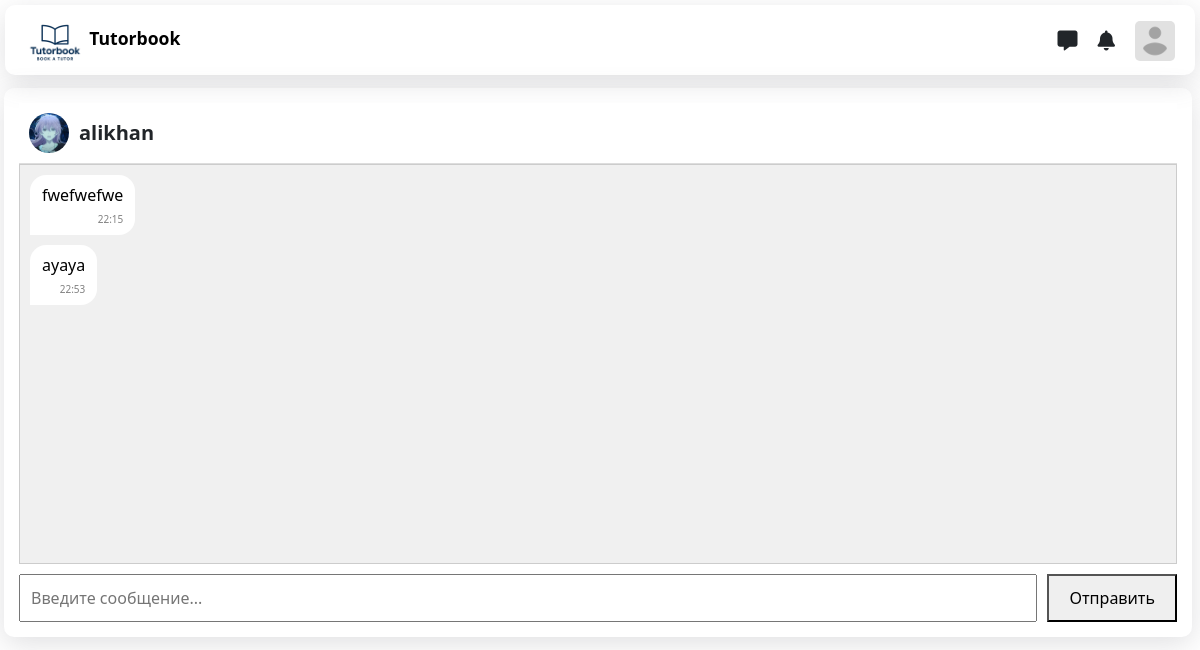
The page /chat/chat/1/ (signed in) on the database its author committed.
### teacher/models.py (models this page shows, shortened)
class Teacher(models.Model):
    user = models.OneToOneField(settings.AUTH_USER_MODEL, on_delete=models.CASCADE)
    bio = models.TextField()
    subject = models.ManyToManyField(Subject)
    price_per_hous = models.IntegerField()
    work_experience = models.IntegerField()
    avatar = models.ImageField(upload_to='avatars', default='avatar_threshold.png')
    education = models.CharField(max_length=255, verbose_name="Образование", blank=True)
    video_intro = models.URLField(blank=True, null=True)
    languages = models.CharField(max_length=255, blank=True, verbose_name="Языки преподавания")
    rating = models.FloatField(default=0.0, null=True, blank=True)
    review_count = models.PositiveIntegerField(default=0, null=True, blank=True)

### chat/models.py (models this page shows)
class ChatRoom(models.Model):
    student = models.ForeignKey(Student, on_delete=models.CASCADE)
    teacher = models.ForeignKey(Teacher, on_delete=models.CASCADE)
    created_at = models.DateTimeField(auto_now_add=True)

class Message(models.Model):
    chatroom = models.ForeignKey(ChatRoom, on_delete=models.CASCADE,related_name='messages' )
    sender = models.ForeignKey(CustomUser, on_delete=models.CASCADE)
    text = models.TextField()
    timestamp = models.DateTimeField(auto_now_add=True)

### student/models.py (models this page shows, shortened)
class Student(models.Model):
    user = models.OneToOneField(settings.AUTH_USER_MODEL, on_delete=models.CASCADE)
    avatar = models.ImageField(upload_to='static/images/avatars', default='static/images/avatar_threshold.png')

### user/models.py (models this page shows, shortened)
class CustomUser(AbstractUser):
    STUDENT = 'student'
    TEACHER = 'teacher'
    ROLE_CHOICES = [
        (STUDENT, 'Студент'),
        (TEACHER, 'Учитель'),
    ]
    role = models.CharField(max_length=10, choices=ROLE_CHOICES, default=STUDENT)
    phone_number = models.CharField(max_length=20, unique=True, null=True, blank=True)

### chat/views.py (the view)
# urls.py: path('chat/<int:room_id>/', views.chat_room, name='chat_room'),
def chat_room(request, room_id):
    room = get_object_or_404(ChatRoom, id=room_id)
    if request.user != room.student.user and request.user != room.teacher.user:
        return render(request, '403.html')  # Страница ошибки доступа
    messages = room.messages.order_by('timestamp')
    context = {
        'room': room,
        'messages': messages,
    }
    return render(request, 'chat/lobby.html', context)

### chat/context_processors.py (called while the page is built)
def dialogs_processor(request):
    if not request.user.is_authenticated:
        return {}
    dialogs = []
    try:
        student = Student.objects.get(user=request.user)
        dialogs = ChatRoom.objects.filter(student=student).order_by('-id')
    except Student.DoesNotExist:
        try:
            teacher = Teacher.objects.get(user=request.user)
            dialogs = ChatRoom.objects.filter(teacher=teacher).order_by('-id')
        except Teacher.DoesNotExist:
            dialogs = []
    return {'navbar_dialogs': dialogs}

### student/context_processors.py (called while the page is built)
def user_profile_context(request):
    student_profile = None
    teacher_profile = None
    if request.user.is_authenticated:
        try:
            student_profile = Student.objects.get(user=request.user)
        except Student.DoesNotExist:
            pass
        try:
            teacher_profile = Teacher.objects.get(user=request.user)
        except Teacher.DoesNotExist:
            pass
    return {
        'student_profile': student_profile,
        'teacher_profile': teacher_profile,
    }

### chat/templates/chat/lobby.html (shortened to what this page needs)
{% extends "base.html" %}
{% load static %}
{% block content %}
<div class="chat-header">
    {% if request.user == room.student.user %}
        <img src="{% if room.teacher.avatar %}{{ room.teacher.avatar.url }}{% else %}{% static 'default_avatar.png' %}{% endif %}" alt="Avatar" class="chat-avatar">
        <h2 class="chat-username">{{ room.teacher.user.username }}</h2>
    {% else %}
        <img src="{% if room.student.avatar %}{{ room.student.avatar.url }}{% else %}{% static 'default_avatar.png' %}{% endif %}" alt="Avatar" class="chat-avatar">
        <h2 class="chat-username">{{ room.student.user.username }}</h2>
    {% endif %}
</div>
<div id="chat-log" class="chat-log">
    {% for message in messages %}
        <div class="{% if message.sender.id == request.user.id %}message-sent{% else %}message-received{% endif %}">
            <div class="message-text">
                {{ message.text }}
            </div>
            <div class="message-time">
                {{ message.timestamp|date:"H:i" }}
            </div>
        </div>
    {% endfor %}
</div>
<div class="chat-input-wrap">
    <input id="chat-message-input" type="text" placeholder="Введите сообщение...">
    <button id="chat-message-submit">Отправить</button>
</div>
<link rel="stylesheet" href="{% static 'style/сhat/lobby.css' %}">
{% endblock content %}

### templates/base.html (shortened to what this page needs)
<!DOCTYPE html>
{% load static %}
<html lang="en">
<head>
    <link rel="stylesheet" href="{% static 'style/base.css' %}">
    <link rel="stylesheet" href="https://cdn.jsdelivr.net/npm/nouislider@15.7.0/dist/nouislider.min.css">
    <link href="https://cdn.jsdelivr.net/npm/bootstrap@5.0.2/dist/css/bootstrap.min.css" rel="stylesheet">
    <link rel="stylesheet" href="https://cdnjs.cloudflare.com/ajax/libs/font-awesome/6.5.0/css/all.min.css"/>
</head>
<body>
<div class="parent">
    <div class="header">
        <a href="{% url 'teachers-list' %}" class="logo_url">
            <img src="{% static 'images/logo/logo2.png' %}" alt="" class="logo_image">
            <span class='logo_name'>Tutorbook</span>
        </a>
        <div class='icons'>
            <i class="fa-solid fa-message" onclick='toggleMenuMess()'></i>
            <i class="fa-solid fa-bell" onclick='toggleMenuNot()'></i>
            {% if student_profile and student_profile.avatar %}
            <img src="{{ student_profile.avatar.url }}" alt="Student Avatar" class="navbar-avatar" onclick='toggleMenu()' id='avatar'>
            {% elif teacher_profile and teacher_profile.avatar %}
                <img src="{{ teacher_profile.avatar.url }}" alt="Teacher Avatar" class="navbar-avatar" onclick='toggleMenu()' id='avatar'>
            {% else %}
                <img src="{% static 'images/avatar_threshold.png' %}" alt="Default Avatar" class="navbar-avatar" onclick='toggleMenu()' id='avatar'>
            {% endif %}
        </div>
    </div>
    <div class="main">
        {% block content %}
        {% endblock content %}
    </div>
</div>
<link href="https://cdn.jsdelivr.net/npm/select2@4.1.0-rc.0/dist/css/select2.min.css" rel="stylesheet" />
</body>
</html>

### static/style/base.css (style rules this page uses)
.parent { display: grid; grid-template-columns: 250px 1fr; grid-template-rows: 80px 1fr; gap: 8px; }
.header { display: flex; justify-content: space-between; grid-column: span 5 / span 5; grid-column-start: 1; grid-row-start: 1; border-radius: 10px; padding-left: 1.25rem; align-items: center; padding-top: 0.60rem; margin: 5px; box-shadow: rgba(100, 100, 111, 0.2) 0px 7px 29px 0px; }
.header a { text-decoration: none; top: 5px; }
.logo_url { margin-bottom: 7px; }
.navbar-avatar { width: 40px; height: 40px; object-fit: cover; margin-right: 20px; margin-bottom: 8px; border-radius: 5px; }
.logo_image { max-width: 60px; }
.logo_name { font-size: 1.1rem; font-weight: 600; color: #000; }
.main { grid-column: span 4 / span 4; grid-row: span 4 / span 4; grid-row-start: 2; box-shadow: rgba(100, 100, 111, 0.2) 0px 7px 29px 0px; padding: 15px; border-radius: 10px; margin-left: 4px; }
.icons { display: flex; gap: 20px; }
.icons i { font-size: 20px; margin-top: 10px; }

### static/style/сhat/lobby.css (style rules this page uses)
.chat-header { display: flex; align-items: center; padding: 10px; background: white; border-bottom: 1px solid #ddd; }
.chat-avatar { width: 40px; height: 40px; border-radius: 50%; object-fit: cover; margin-right: 10px; }
.chat-username { font-size: 20px; font-weight: bold; margin: 0; }
.chat-log { height: 400px; border: 1px solid #ccc; overflow-y: scroll; padding: 10px; background: #f0f0f0; display: flex; flex-direction: column; gap: 10px; }
.message-received { align-self: flex-start; background: white; color: black; padding: 8px 12px; border-radius: 16px 16px 16px 0; max-width: 60%; }
.message-time { font-size: 10px; color: gray; margin-top: 5px; text-align: right; }
.chat-input-wrap { margin-top: 10px; display: flex; gap: 10px; }
#chat-message-input { flex: 1; padding: 10px; font-size: 16px; }
#chat-message-submit { padding: 10px 20px; font-size: 16px; }

### rows shown on the page
Teacher: avatar (picture)
ChatRoom: student.avatar (picture), student.user.username "alikhan"
Message: text "fwefwefwe", timestamp "22:15"
Message: text "ауауа", timestamp "22:53"
